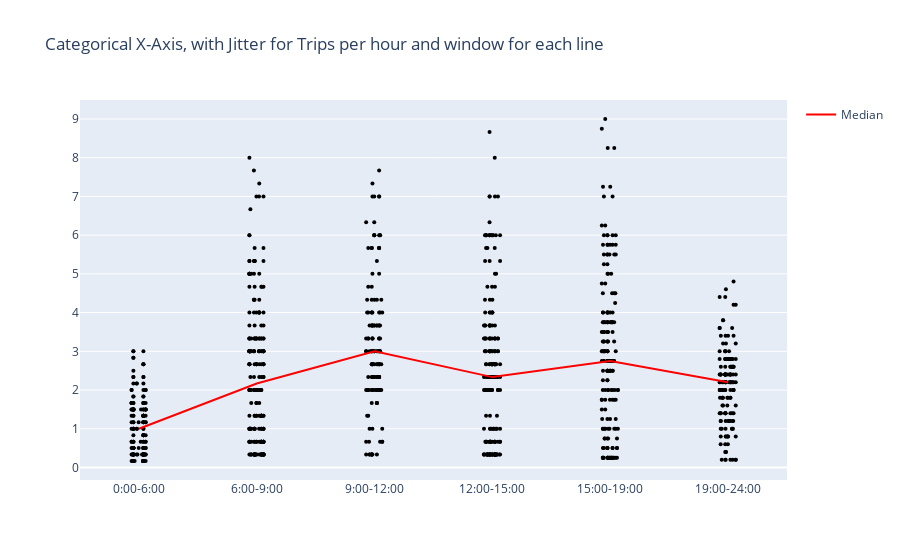

Notebook code cell kept with this figure:
### Code cell
line_freq = line_freq.sort_values('window_start')

layout = {'title': 'Categorical X-Axis, with Jitter for Trips per hour and window for each line'}
traces = []

# Instead, we'll use a for loop to create the traces.
for line in line_freq.route_name.unique():
    df = line_freq[line_freq.route_name == line]
    traces.append({'y': df['tph'], 'x': df['window'], 'name': line, 'marker': {'color': 'black', 'size': 4}})
    
# Update (add) trace elements common to all traces.
for t in traces:
    t.update({'type': 'box',
              'boxpoints': 'all',
              'fillcolor': 'rgba(255,255,255,0)',
              'hoveron': 'points',
              'hovertemplate': 'Time window=%{x}<br>Trips per hour=%{y}<br>Route=%{name}<extra></extra>',
              'line': {'color': 'rgba(255,255,255,0)'},
              'boxmean': 'sd',  # Show the standard deviation in the box
            #   'marker': {'outliercolor': 'rgba(255,0,0,0.6)'},  # Change the color of outliers
              'pointpos': 0,
              'showlegend': False})
    
# Calculate the median for each window and sort by 'window_start'
medians = line_freq.groupby(['window', 'window_start'])['tph'].median().reset_index()
medians = medians.sort_values('window_start')

# Create a line trace for the medians
median_trace = {
    'x': medians['window'],
    'y': medians['tph'],
    'mode': 'lines',
    'name': 'Median',
    'line': {'color': 'red'}
}

# Add the median trace to the list of traces and show the figure
traces.append(median_trace)
pio.show({'data': traces, 'layout': layout})
